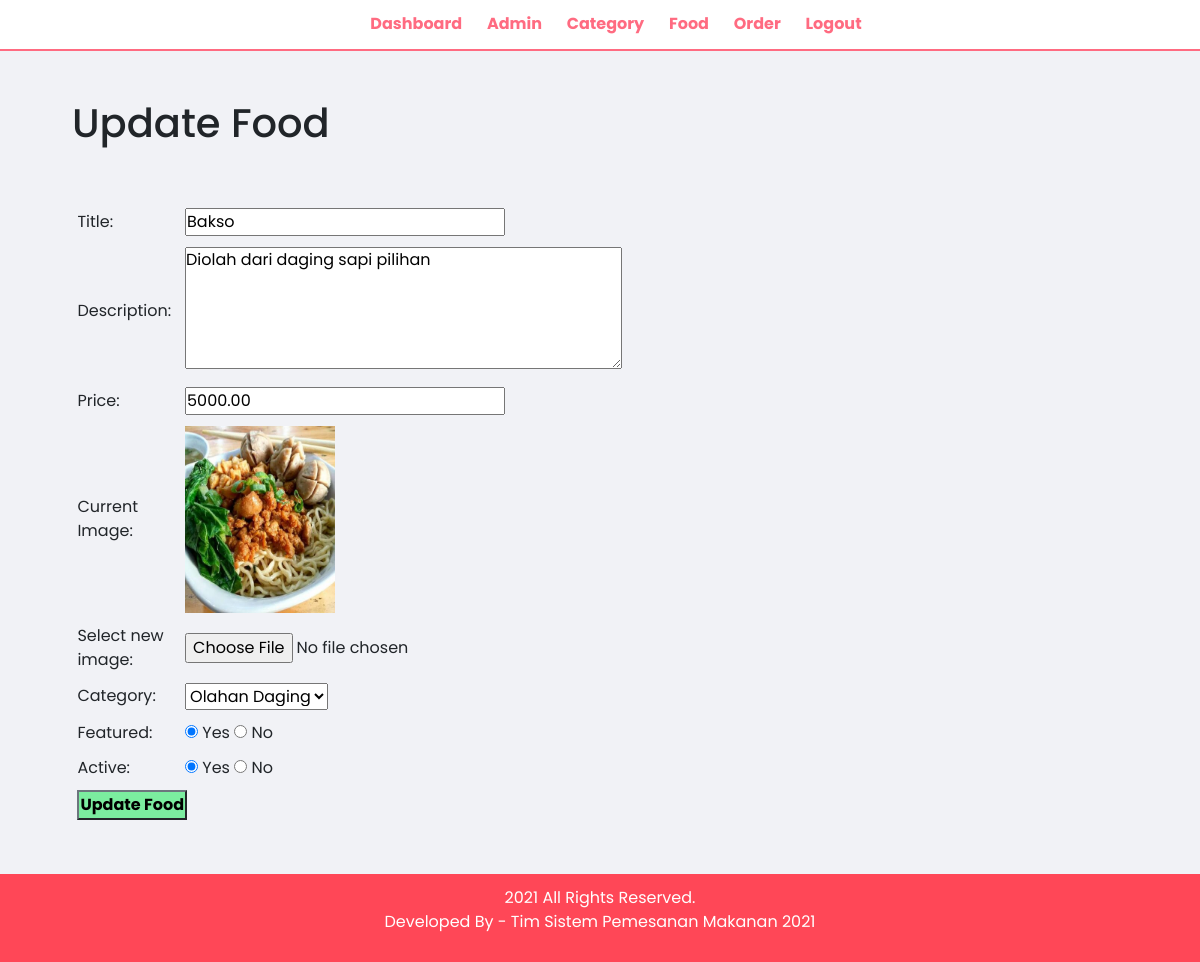
The page /admin/update-food.php?id=5 (signed in) on the database as committed earlier.
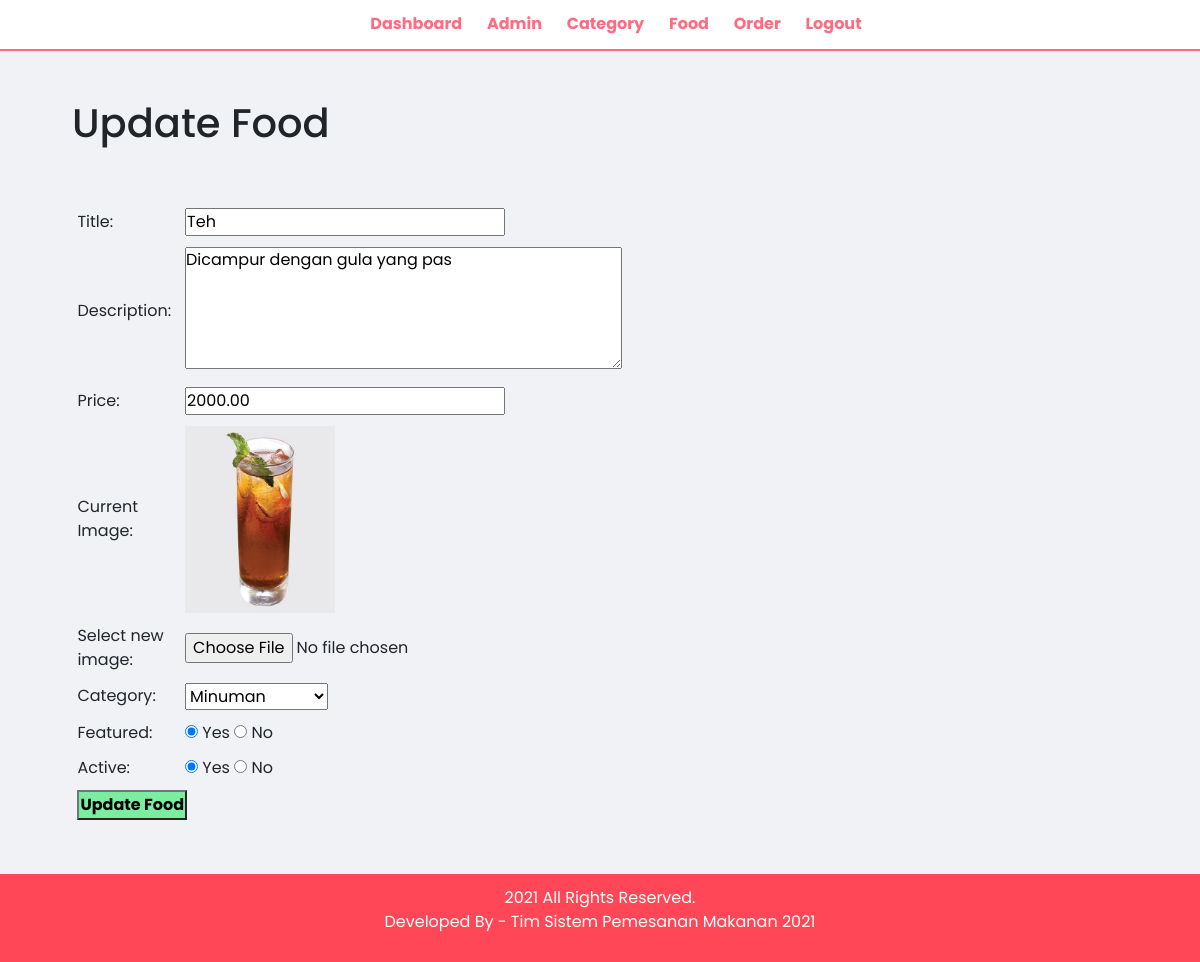
The same page on the database as committed later.
### tables this page shows
CREATE TABLE tbl_food (
  id int(10) UNSIGNED NOT NULL PRIMARY KEY,
  title varchar(100) NOT NULL,
  description text NOT NULL,
  price decimal(10,2) NOT NULL,
  image_name varchar(255) NOT NULL,
  category_id int(10) UNSIGNED NOT NULL,
  featured varchar(10) NOT NULL,
  active varchar(10) NOT NULL
);

CREATE TABLE tbl_category (
  id int(10) UNSIGNED NOT NULL PRIMARY KEY,
  title varchar(100) NOT NULL,
  image_name varchar(255) NOT NULL,
  featured varchar(10) NOT NULL,
  active varchar(10) NOT NULL
);

### admin/update-food.php (the view, shortened to what this page needs)
<?php
	include('partials/menu.php');
?>
<?php
	if(isset($_GET['id'])){
		$id = $_GET['id'];
		$sql2 = "SELECT * FROM tbl_food WHERE id=$id";
		$res2 = mysqli_query($conn, $sql2);
		$row2 = mysqli_fetch_assoc($res2);
		$title = $row2['title'];
		$description = $row2['description'];
		$price = $row2['price'];
		$current_image = $row2['image_name'];
		$current_category = $row2['category_id'];
		$featured = $row2['featured'];
		$active = $row2['active'];
	}else
	{
		header('location:'.SITEURL.'admin/manage-food.php');
	}
?>
<div class="main-content">
	<div class="wrapper">
		<h1>Update Food</h1>
		<br><br>
		<form action="" method="POST" enctype="multipart/form-data">
			<table class="tbl-30">
				<tr>
					<td>Title: </td>
					<td>
						<input type="text" name="title" value="<?php echo $title;?>">
					</td>
				</tr>
				<tr>
					<td>Description: </td>
					<td>
						<textarea name="description" cols = "30" rows = "5" ><?php echo $description;?></textarea>
					</td>
				</tr>
				<tr>
					<td>Price: </td>
					<td>
						<input type="number" name="price" value="<?php echo $price;?>">
					</td>
				</tr>
				<tr>
					<td>Current Image: </td>
					<td>
						<?php
							if($current_image == ""){
								echo "<div class='eror'>Image not available</div>";
							}else{
								?>
								<img src="<?php echo SITEURL;?>images/food/<?php echo $current_image;?>" width="150px">
								<?php
							}
						?>
					</td>
				</tr>
				<tr>
					<td>Select new image: </td>
					<td>
						<input type="file" name="image">
					</td>
				</tr>
				<tr>
					<td>Category: </td>
					<td>
						<select name="category">
						<?php
							$sql = "SELECT * FROM tbl_category WHERE active='Yes'";
							$res = mysqli_query($conn, $sql);
							$count = mysqli_num_rows($res);
							if($count>0){
								while($row=mysqli_fetch_assoc($res)){
									$category_title = $row['title'];
									$category_id = $row['id'];
									?>
									<option <?php if($current_category==$category_id){echo 'selected';}?>
									value="<?php echo $category_id; ?>"><?php echo $category_title;?></option>";
									<?php
								}
							}else{
								echo "<option value='0'>Category not available</option>";
							}
						?>
						</select>
					</td>
				</tr>
				<tr>
					<td>Featured: </td>
					<td>
						<input <?php if($featured=="Yes"){echo "checked";}?> type="radio" name="featured" value="Yes"> Yes
						<input <?php if($featured=="No"){echo "checked";}?> type="radio" name="featured" value="No"> No
					</td>
				</tr>
				<tr>
					<td>Active: </td>
					<td>
						<input <?php if($active=="Yes"){echo "checked";}?> type="radio" name="active" value="Yes"> Yes
						<input <?php if($active=="No"){echo "checked";}?> 	type="radio" name="active" value="No"> No
					</td>
				</tr>
				<tr>
					<td>
						<input type="submit" name="submit" value="Update Food" class="btn-secondary">
					</td>
				</tr>
			</table>
		</form>
	</div>
</div>
<?php
	include('partials/footer.php');
?>

Rows that differ between the two databases and show on the page:
changed tbl_food: title "Bakso" → "Teh"; description "Diolah dari daging sapi pilihan" → "Dicampur dengan gula yang pas"; price "5000.00" → "2000.00"; image_name: a different picture; category "Olahan Daging" → "Minuman"
